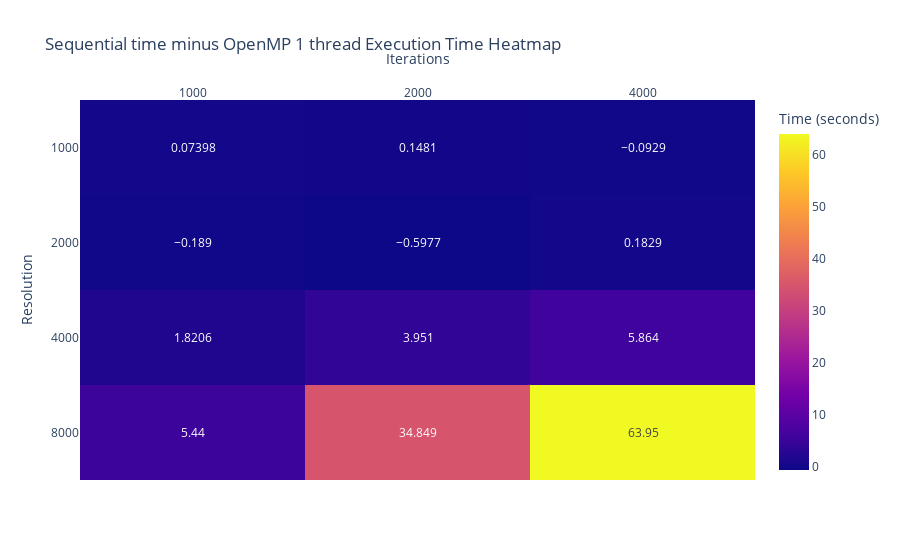

The code cell stored with this chart in its notebook:
### Code cell
time_openmp_seq_diff = df_seq_temp["Time (seconds)"] - thread_1_df["Time (seconds)"]
df_diff_seq_openmp = df_seq_temp.copy()
df_diff_seq_openmp["Time (seconds)"] = time_openmp_seq_diff
melted_df = df_diff_seq_openmp[["Resolution", "Iterations"]].astype(str)
melted_df["Time (seconds)"] = df_diff_seq_openmp["Time (seconds)"]
heatmap_df_openmp_diff = melted_df.pivot(index='Resolution', columns='Iterations', values='Time (seconds)')

fig = px.imshow(
    heatmap_df_openmp_diff,
    labels=dict(x="Iterations", y="Resolution", color="Time (seconds)"),
    title="Sequential time minus OpenMP 1 thread Execution Time Heatmap",
    aspect="auto",
    text_auto=True,
    # move x label to top
)
fig.update_xaxes(side="top")

fig.show()

### Figure 1 — Plotly figure (JSON) as saved in the notebook; plotly's stock layout.template omitted (floating-point values rounded to 4 significant figures)
{"data": [{"coloraxis": "coloraxis", "hovertemplate": "Iterations: %{x}<br>Resolution: %{y}<br>Time (seconds): %{z}<extra></extra>", "name": "0", "texttemplate": "%{z}", "type": "heatmap", "x": ["1000", "2000", "4000"], "xaxis": "x", "y": ["1000", "2000", "4000", "8000"], "yaxis": "y", "z": [[0.07398, 0.1481, -0.0929], [-0.189, -0.5977, 0.1829], [1.821, 3.951, 5.864], [5.44, 34.85, 63.95]]}], "layout": {"coloraxis": {"colorbar": {"title": {"text": "Time (seconds)"}}, "colorscale": [[0, "#0d0887"], [0.1111, "#46039f"], [0.2222, "#7201a8"], [0.3333, "#9c179e"], [0.4444, "#bd3786"], [0.5556, "#d8576b"], [0.6667, "#ed7953"], [0.7778, "#fb9f3a"], [0.8889, "#fdca26"], [1, "#f0f921"]]}, "title": {"text": "Sequential time minus OpenMP 1 thread Execution Time Heatmap"}, "xaxis": {"anchor": "y", "domain": [0, 1], "side": "top", "title": {"text": "Iterations"}}, "yaxis": {"anchor": "x", "autorange": "reversed", "domain": [0, 1], "title": {"text": "Resolution"}}}}
